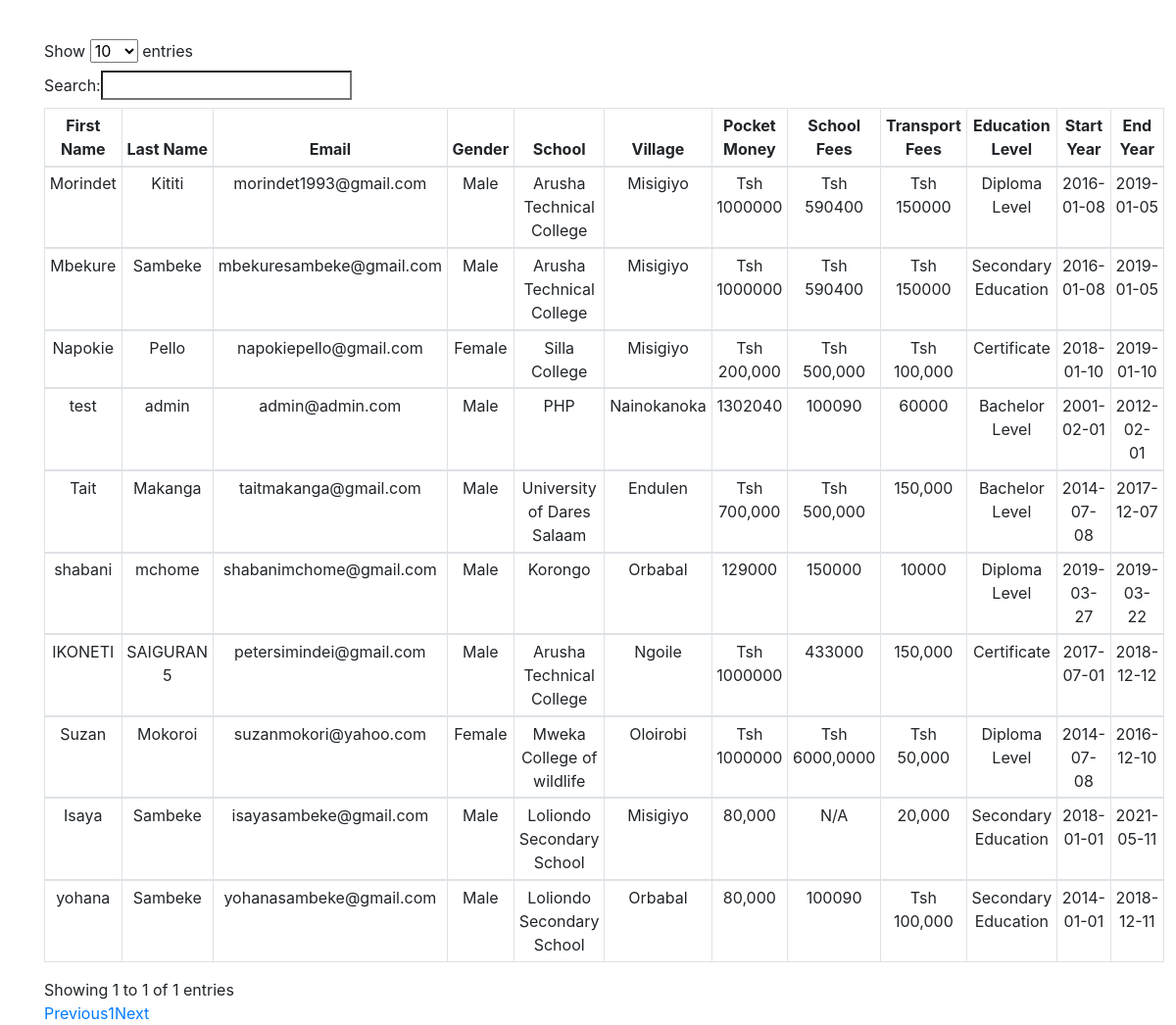
Screenshot of /leo.php with the database file from the repository.
### tables this page shows
CREATE TABLE IF NOT EXISTS `users` (
  `id` int(11) NOT NULL AUTO_INCREMENT,
  `fname` varchar(255) NOT NULL,
  `lname` varchar(255) NOT NULL,
  `email` varchar(255) NOT NULL,
  `gender` varchar(10) NOT NULL,
  `school` varchar(255) NOT NULL,
  `village` varchar(255) NOT NULL,
  `pocket_money` varchar(255) NOT NULL,
  `school_fees` varchar(255) NOT NULL,
  `transport_fees` varchar(255) NOT NULL,
  `education_level` varchar(255) NOT NULL,
  `start_year` date NOT NULL,
  `end_year` date NOT NULL,
  `password` varchar(255) NOT NULL,
  `status` int(11) NOT NULL DEFAULT '0',
  `role` int(11) NOT NULL DEFAULT '0',
  PRIMARY KEY (`id`)
);

### leo.php (the view, shortened to what this page needs)
<?php
	include('connection.php');
	$sql=mysqli_query($conn,"SELECT * FROM users");
	if (mysqli_num_rows($sql)>0) {?>
<!DOCTYPE html>
<html>
<head>
	<link rel="stylesheet" type="text/css" href="data/bootstrap.min.css"/>
	<link rel="stylesheet" type="text/css" href="data/dataTables.bootstrap.min"/>
</head>
<body>
 <div class="container" style="margin-top: 40px">
 	<div class="row">
 		<div class="col-md-8 col-md-offset-2">
 	<table class="table table-hover table-bordered table-sm text-center">
 		<thead>
 		<th>First Name</th>
		<th>Last Name</th>
		<th>Email</th>
		<th>Gender</th>
		<th>School</th>
		<th>Village</th>
		<th>Pocket Money</th>
		<th>School Fees</th>
		<th>Transport Fees</th>
		<th>Education Level</th>
		<th>Start Year</th>
		<th>End Year</th>
 		</thead>
<?php while ($row=mysqli_fetch_assoc($sql)) {?>
 		<tbody>
 		<td><?php echo $row['fname'];?></td>
		<td><?php echo $row['lname'];?></td>
		<td><?php echo $row['email'];?></td>
		<td><?php echo $row['gender'];?></td>
		<td><?php echo $row['school'];?></td>
		<td><?php echo $row['village'];?></td>
		<td><?php echo $row['pocket_money'];?></td>
		<td><?php echo $row['school_fees'];?></td>
		<td><?php echo $row['transport_fees'];?></td>
		<td><?php echo $row['education_level'];?></td>
		<td><?php echo $row['start_year'];?></td>
		<td><?php echo $row['end_year'];?></td>
 		</tbody>
	<?php  }
     }
?>
 	</table>
 		</div>
 	</div>
 </div>
</body>
</html>

### rows the page displays
users: fname "Morindet", lname "Kititi", email "morindet1993@gmail.com", gender "Male", school "Arusha Technical College", village "Misigiyo", pocket_money "Tsh 1000000", school_fees "Tsh 590400", transport_fees "Tsh 150000", education_level "Diploma Level", start_year "2016-01-08", end_year "2019-01-05"
users: fname "Mbekure", lname "Sambeke", email "mbekuresambeke@gmail.com", gender "Male", school "Arusha Technical College", village "Misigiyo", pocket_money "Tsh 1000000", school_fees "Tsh 590400", transport_fees "Tsh 150000", education_level "Secondary Education", start_year "2016-01-08", end_year "2019-01-05"
users: fname "Napokie", lname "Pello", email "napokiepello@gmail.com", gender "Female", school "Silla College", village "Misigiyo", pocket_money "Tsh 200,000", school_fees "Tsh 500,000", transport_fees "Tsh 100,000", education_level "Certificate", start_year "2018-01-10", end_year "2019-01-10"
users: fname "test", lname "admin", email "admin@admin.com", gender "Male", school "PHP", village "Nainokanoka", pocket_money "1302040", school_fees "100090", transport_fees "60000", education_level "Bachelor Level", start_year "2001-02-01", end_year "2012-02-01"
users: fname "Tait", lname "Makanga", email "taitmakanga@gmail.com", gender "Male", school "University of Dares Salaam", village "Endulen", pocket_money "Tsh 700,000", school_fees "Tsh 500,000", transport_fees "150,000", education_level "Bachelor Level", start_year "2014-07-08", end_year "2017-12-07"
users: fname "shabani", lname "mchome", email "shabanimchome@gmail.com", gender "Male", school "Korongo", village "Orbabal", pocket_money "129000", school_fees "150000", transport_fees "10000", education_level "Diploma Level", start_year "2019-03-27", end_year "2019-03-22"
users: fname "IKONETI", lname "SAIGURAN 5", email "petersimindei@gmail.com", gender "Male", school "Arusha Technical College", village "Ngoile", pocket_money "Tsh 1000000", school_fees "433000", transport_fees "150,000", education_level "Certificate", start_year "2017-07-01", end_year "2018-12-12"
users: fname "Suzan", lname "Mokoroi", email "suzanmokori@yahoo.com", gender "Female", school "Mweka College of wildlife", village "Oloirobi", pocket_money "Tsh 1000000", school_fees "Tsh 6000,0000", transport_fees "Tsh 50,000", education_level "Diploma Level", start_year "2014-07-08", end_year "2016-12-10"
users: fname "Isaya", lname "Sambeke", email "isayasambeke@gmail.com", gender "Male", school "Loliondo Secondary School", village "Misigiyo", pocket_money "80,000", school_fees "N/A", transport_fees "20,000", education_level "Secondary Education", start_year "2018-01-01", end_year "2021-05-11"
users: fname "yohana", lname "Sambeke", email "yohanasambeke@gmail.com", gender "Male", school "Loliondo Secondary School", village "Orbabal", pocket_money "80,000", school_fees "100090", transport_fees "Tsh 100,000", education_level "Secondary Education", start_year "2014-01-01", end_year "2018-12-11"
